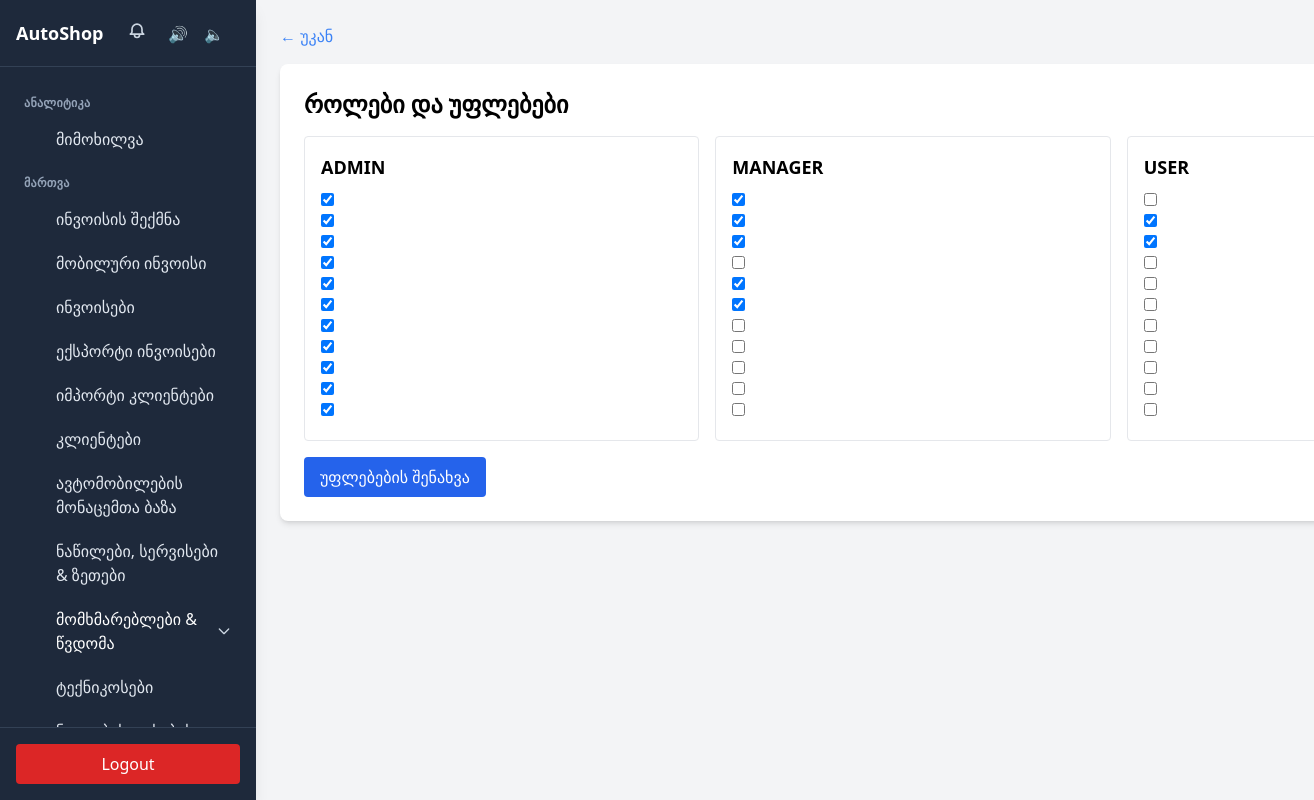
/admin/permissions.php (signed in), run on the app's committed database.
### tables this page shows
CREATE TABLE permissions (
    id INT AUTO_INCREMENT PRIMARY KEY,
    name VARCHAR(100) UNIQUE NOT NULL,
    description VARCHAR(255),
    created_at TIMESTAMP DEFAULT CURRENT_TIMESTAMP
);

### admin/permissions.php (the view, shortened to what this page needs)
<?php
require '../config.php';
$permsStmt = $pdo->query('SELECT * FROM permissions ORDER BY id');
$permissions = $permsStmt->fetchAll();
$roles = ['admin', 'manager', 'user'];
$rolePerms = [];
$stmt = $pdo->prepare('SELECT permission_id FROM role_permissions WHERE role = ?');
foreach ($roles as $r) {
    $stmt->execute([$r]);
    $ids = $stmt->fetchAll(PDO::FETCH_COLUMN);
    $rolePerms[$r] = $ids ?: [];
}
?>
<!DOCTYPE html>
<html lang="ka">
<head>
    <script src="https://cdn.tailwindcss.com"></script>
</head>
<body class="bg-gray-100 p-4 md:p-6 min-h-screen overflow-x-hidden font-sans antialiased">
    <?php include __DIR__ . '/../partials/sidebar.php'; ?>
    <div class="container mx-auto ml-0 md:ml-64">
        <a href="index.php" class="text-blue-500 hover:underline mb-4 inline-block">&larr; უკან</a>
        <div class="bg-white p-4 md:p-6 rounded-lg shadow-md">
            <h2 class="text-2xl font-bold mb-4">როლები და უფლებები</h2>
            <form method="post" action="save_permissions.php">
                <div class="grid grid-cols-1 md:grid-cols-3 gap-4">
                    <?php foreach ($roles as $r): ?>
                    <div class="border rounded p-4">
                        <h3 class="font-semibold mb-3 text-lg"><?php echo strtoupper($r); ?></h3>
                        <?php foreach ($permissions as $p): ?>
                            <label class="flex items-center gap-2 mb-2 block">
                                <input type="checkbox" name="perm_<?php echo $r; ?>[]" value="<?php echo $p['id']; ?>" <?php echo in_array($p['id'], $rolePerms[$r]) ? 'checked' : ''; ?>>
                            </label>
                        <?php endforeach; ?>
                    </div>
                    <?php endforeach; ?>
                </div>
                <button type="submit" class="mt-4 bg-blue-600 text-white px-4 py-2 rounded">უფლებების შენახვა</button>
            </form>
        </div>
    </div>
</body>
</html>

### partials/sidebar.php (shortened to what this page needs)
<?php
$scriptDir = rtrim(dirname($_SERVER['SCRIPT_NAME']), '/');
$parts = array_values(array_filter(explode('/', $scriptDir), 'strlen'));
$originalDepth = count($parts);
if (end($parts) === 'admin') array_pop($parts);
$appRoot = str_repeat('../', $originalDepth - count($parts));
$menu_sections = [
    ['label' => 'ანალიტიკა', 'items' => [
        ['label' => 'მიმოხილვა', 'href' => $appRoot . '/admin/index.php', 'icon' => 'home', 'permission' => 'view_analytics']
    ]],
    ['label' => 'მართვა', 'items' => [
        ['label' => 'ინვოისის შექმნა', 'href' => $appRoot . '/index.php', 'icon' => 'plus', 'permission' => 'create_invoices'],
        ['label' => 'მობილური ინვოისი', 'href' => $appRoot . '/mobile_invoice.php', 'icon' => 'mobile-alt', 'permission' => 'create_invoices'],
        ['label' => 'ინვოისები', 'href' => $appRoot . '/manager.php', 'icon' => 'file-text', 'permission' => 'view_invoices'],
        ['label' => 'ექსპორტი ინვოისები', 'href' => $appRoot . '/admin/export_invoices.php', 'icon' => 'download', 'permission' => 'export_invoices'],
        ['label' => 'იმპორტი კლიენტები', 'href' => $appRoot . '/admin/import_customers.php', 'icon' => 'download', 'permission' => 'manage_customers'],
        ['label' => 'კლიენტები', 'href' => $appRoot . '/admin/customers.php', 'icon' => 'users', 'permission' => 'manage_customers'],
        ['label' => 'ავტომობილების მონაცემთა ბაზა', 'href' => $appRoot . '/admin/vehicles.php', 'icon' => 'vehicle-db', 'permission' => 'manage_vehicles'],
        ['label' => 'ნაწილები, სერვისები & ზეთები', 'href' => $appRoot . '/admin/labors_parts_pro.php', 'icon' => 'wrench', 'permission' => 'manage_prices'],
        ['label' => 'მომხმარებლები & წვდომა', 'icon' => 'user', 'permission' => 'manage_users', 'children' => [
            ['label' => 'მომხმარებლები', 'href' => $appRoot . '/admin/users.php', 'permission' => 'manage_users'],
            ['label' => 'როლები & უფლებები', 'href' => $appRoot . '/admin/permissions.php', 'permission' => 'manage_permissions']
        ]],
        ['label' => 'ტექნიკოსები', 'href' => $appRoot . '/admin/technicians.php', 'icon' => 'user', 'permission' => 'manage_users'],
        ['label' => 'ნივთების ფასების გამოყენება', 'href' => $appRoot . '/admin/item_price_usage.php', 'icon' => 'clock', 'permission' => 'view_reports']
    ]],
    ['label' => 'პარამეტრები', 'items' => [
        ['label' => 'აუდიტის ლოგები', 'href' => $appRoot . '/admin/logs.php', 'icon' => 'clock', 'permission' => 'view_logs']
    ]]
];
$logoutHref = $appRoot . '/logout.php';
function isActive($href){
    return (strpos($_SERVER['SCRIPT_NAME'], $href) !== false) || basename($_SERVER['SCRIPT_NAME']) === basename($href);
}
function svgIcon($name){
    return $icons[$name] ?? '';
}
?>
<div id="site-sidebar" class="fixed inset-y-0 left-0 z-40 w-64 bg-slate-800 text-white shadow-lg transform -translate-x-full md:translate-x-0 transition-all duration-300" role="navigation" aria-hidden="true">
    <div class="h-full flex flex-col">
        <div class="p-4 border-b border-slate-700 flex items-center justify-between">
            <div class="flex items-center gap-3">
                <div class="font-bold text-lg">AutoShop</div>
                <?php if (isset($_SESSION['role']) && in_array($_SESSION['role'], ['admin', 'manager'])): ?>
                <div id="notif-root" class="relative">
                    <button id="notifButton" class="ml-2 text-slate-300 hover:text-white p-1 rounded focus:outline-none" title="Notifications" aria-label="Notifications">
                    </button>
                    <button id="notifTestButton" class="ml-2 text-slate-300 hover:text-white p-1 rounded focus:outline-none" title="Test sound" aria-label="Test sound">🔊</button>
                    <button id="notifMuteButton" class="ml-1 text-slate-300 hover:text-white p-1 rounded focus:outline-none" title="Mute notifications" aria-label="Mute notifications">🔈</button>
                </div>
                <?php endif; ?>
            </div>
        </div>
        <nav class="flex-1 overflow-y-auto p-3" aria-label="Primary navigation">
            <?php foreach ($menu_sections as $section): ?>
                <div class="mt-4">
                    <div class="px-3 text-xs uppercase tracking-wide text-slate-400 font-semibold mb-2"><?php echo htmlspecialchars($section['label']); ?></div>
                    <ul role="menu" class="space-y-1">
                        <?php foreach ($section['items'] as $item):
                            $href = $item['href'] ?? '#';
                            if (!preg_match('#^https?://#i', $href) && $href !== '#'){
                                $parts = array_values(array_filter(explode('/', $href), 'strlen'));
                                $clean = [];
                                foreach ($parts as $p) { if (count($clean) === 0 || end($clean) !== $p) $clean[] = $p; }
                                $href = rtrim($appRoot, '/') . '/' . implode('/', $clean);
                            }
                            $hasChildren = !empty($item['children']);
                            $active = isActive($href);
                            $id = 'menu-' . md5($section['label'] . '|' . ($item['label'] ?? ''));
                        ?>
                        <li role="none">
                            <?php if ($hasChildren): ?>
                                <button role="menuitem" aria-haspopup="true" aria-expanded="false" data-accordion-button="<?php echo $id; ?>" class="w-full flex items-center justify-between gap-3 px-3 py-2 rounded-lg text-left hover:bg-slate-700 transition">
                                    <span class="flex items-center gap-3">
                                        <span class="w-5 h-5 flex-shrink-0" aria-hidden="true"><?php echo svgIcon($item['icon'] ?? 'file-text'); ?></span>
                                        <span class="sidebar-text"><?php echo htmlspecialchars($item['label']); ?></span>
                                    </span>
                                    <span class="flex items-center gap-2">
                                        <svg class="w-4 h-4 text-slate-300" fill="none" stroke="currentColor" viewBox="0 0 24 24"><path stroke-linecap="round" stroke-linejoin="round" stroke-width="2" d="M19 9l-7 7-7-7"/></svg>
                                    </span>
                                </button>
                            <?php else: ?>
                                <a role="menuitem" href="<?php echo htmlspecialchars($href); ?>" class="flex items-center gap-3 px-3 py-2 rounded-lg hover:bg-slate-700 transition <?php echo $active ? 'bg-yellow-500 text-slate-900 font-semibold' : 'text-slate-200'; ?>">
                                    <span class="w-5 h-5 flex-shrink-0" aria-hidden="true"><?php echo svgIcon($item['icon'] ?? 'file-text'); ?></span>
                                    <span class="sidebar-text"><?php echo htmlspecialchars($item['label']); ?></span>
                                </a>
                            <?php endif; ?>
                        </li>
                        <?php endforeach; ?>
                    </ul>
                </div>
            <?php endforeach; ?>
        </nav>
        <div class="p-4 border-t border-slate-700">
            <a href="<?php echo htmlspecialchars($logoutHref); ?>" class="block px-3 py-2 rounded bg-red-600 hover:bg-red-500 text-white text-center">Logout</a>
        </div>
    </div>
</div>

### admin/permissions.php (style rules this page uses)
body { font-family: 'BPG Arial', 'BPG Arial Caps'; }

### partials/sidebar.php (style rules this page uses)
main, .container, .max-w-7xl { margin-left: 16rem; }

### data on the page
permissions: id "☑"
permissions: id "☑"
permissions: id "☑"
permissions: id "☑"
permissions: id "☑"
permissions: id "☑"
permissions: id "☑"
permissions: id "☑"
permissions: id "☑"
permissions: id "☑"
permissions: id "☑"

### other printed values
$section['label'] "ᲐᲜᲐᲚᲘᲢᲘᲙᲐ"
$item['label'] "მიმოხილვა"
$section['label'] "ᲛᲐᲠᲗᲕᲐ"
$item['label'] "ინვოისის შექმნა"
$item['label'] "მობილური ინვოისი"
$item['label'] "ინვოისები"
$item['label'] "ექსპორტი ინვოისები"
$item['label'] "იმპორტი კლიენტები"
$item['label'] "კლიენტები"
$item['label'] "ავტომობილების მონაცემთა ბაზა"
$item['label'] "ნაწილები, სერვისები & ზეთები"
$item['label'] "მომხმარებლები & წვდომა"
$item['label'] "ტექნიკოსები"
$r "ADMIN"
$r "MANAGER"
